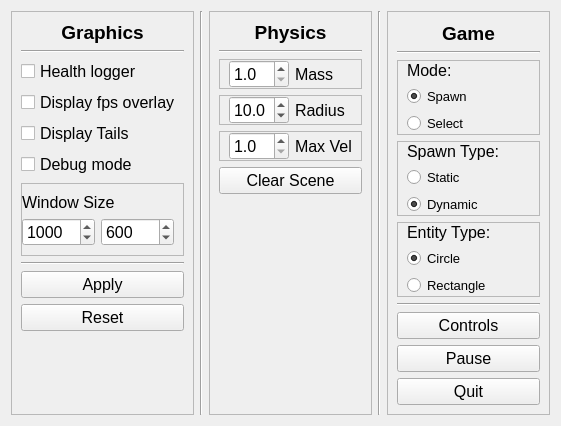
<?xml version="1.0" encoding="UTF-8"?>
<ui version="4.0">
 <class>Form</class>
 <widget class="QWidget" name="Form">
  <property name="geometry">
   <rect>
    <x>0</x>
    <y>0</y>
    <width>561</width>
    <height>426</height>
   </rect>
  </property>
  <property name="windowTitle">
   <string>Form</string>
  </property>
  <layout class="QGridLayout" name="gridLayout_2">
   <item row="1" column="2">
    <widget class="Line" name="line_4">
     <property name="orientation">
      <enum>Qt::Vertical</enum>
     </property>
    </widget>
   </item>
   <item row="1" column="3">
    <widget class="QFrame" name="frame_3">
     <property name="frameShape">
      <enum>QFrame::StyledPanel</enum>
     </property>
     <property name="frameShadow">
      <enum>QFrame::Raised</enum>
     </property>
     <layout class="QVBoxLayout" name="verticalLayout_3">
      <item>
       <widget class="QLabel" name="label_3">
        <property name="maximumSize">
         <size>
          <width>16777215</width>
          <height>30</height>
         </size>
        </property>
        <property name="font">
         <font>
          <pointsize>14</pointsize>
          <weight>75</weight>
          <bold>true</bold>
         </font>
        </property>
        <property name="text">
         <string>Physics</string>
        </property>
        <property name="alignment">
         <set>Qt::AlignBottom|Qt::AlignHCenter</set>
        </property>
       </widget>
      </item>
      <item>
       <widget class="Line" name="line_3">
        <property name="orientation">
         <enum>Qt::Horizontal</enum>
        </property>
       </widget>
      </item>
      <item>
       <widget class="QFrame" name="frame_4">
        <property name="maximumSize">
         <size>
          <width>16777215</width>
          <height>40</height>
         </size>
        </property>
        <property name="frameShape">
         <enum>QFrame::StyledPanel</enum>
        </property>
        <property name="frameShadow">
         <enum>QFrame::Raised</enum>
        </property>
        <layout class="QHBoxLayout" name="horizontalLayout">
         <property name="topMargin">
          <number>0</number>
         </property>
         <property name="rightMargin">
          <number>0</number>
         </property>
         <property name="bottomMargin">
          <number>0</number>
         </property>
         <item>
          <widget class="QDoubleSpinBox" name="mass_spinbox">
           <property name="sizePolicy">
            <sizepolicy hsizetype="Minimum" vsizetype="Fixed">
             <horstretch>0</horstretch>
             <verstretch>0</verstretch>
            </sizepolicy>
           </property>
           <property name="maximumSize">
            <size>
             <width>60</width>
             <height>16777215</height>
            </size>
           </property>
           <property name="font">
            <font>
             <pointsize>12</pointsize>
            </font>
           </property>
           <property name="decimals">
            <number>1</number>
           </property>
           <property name="minimum">
            <double>1.000000000000000</double>
           </property>
           <property name="maximum">
            <double>100000.000000000000000</double>
           </property>
          </widget>
         </item>
         <item>
          <widget class="QLabel" name="label_4">
           <property name="font">
            <font>
             <pointsize>12</pointsize>
            </font>
           </property>
           <property name="text">
            <string>Mass</string>
           </property>
          </widget>
         </item>
        </layout>
       </widget>
      </item>
      <item>
       <widget class="QFrame" name="frame_5">
        <property name="maximumSize">
         <size>
          <width>16777215</width>
          <height>40</height>
         </size>
        </property>
        <property name="frameShape">
         <enum>QFrame::StyledPanel</enum>
        </property>
        <property name="frameShadow">
         <enum>QFrame::Raised</enum>
        </property>
        <layout class="QHBoxLayout" name="horizontalLayout_2">
         <property name="topMargin">
          <number>0</number>
         </property>
         <property name="rightMargin">
          <number>0</number>
         </property>
         <property name="bottomMargin">
          <number>0</number>
         </property>
         <item>
          <widget class="QDoubleSpinBox" name="radius_spinbox">
           <property name="sizePolicy">
            <sizepolicy hsizetype="Minimum" vsizetype="Fixed">
             <horstretch>0</horstretch>
             <verstretch>0</verstretch>
            </sizepolicy>
           </property>
           <property name="maximumSize">
            <size>
             <width>60</width>
             <height>16777215</height>
            </size>
           </property>
           <property name="font">
            <font>
             <pointsize>12</pointsize>
            </font>
           </property>
           <property name="decimals">
            <number>1</number>
           </property>
           <property name="minimum">
            <double>1.000000000000000</double>
           </property>
           <property name="maximum">
            <double>100000.000000000000000</double>
           </property>
           <property name="value">
            <double>10.000000000000000</double>
           </property>
          </widget>
         </item>
         <item>
          <widget class="QLabel" name="label_5">
           <property name="font">
            <font>
             <pointsize>12</pointsize>
            </font>
           </property>
           <property name="text">
            <string>Radius</string>
           </property>
          </widget>
         </item>
        </layout>
       </widget>
      </item>
      <item>
       <widget class="QFrame" name="frame_6">
        <property name="maximumSize">
         <size>
          <width>16777215</width>
          <height>40</height>
         </size>
        </property>
        <property name="frameShape">
         <enum>QFrame::StyledPanel</enum>
        </property>
        <property name="frameShadow">
         <enum>QFrame::Raised</enum>
        </property>
        <layout class="QHBoxLayout" name="horizontalLayout_3">
         <property name="topMargin">
          <number>0</number>
         </property>
         <property name="rightMargin">
          <number>0</number>
         </property>
         <property name="bottomMargin">
          <number>0</number>
         </property>
         <item>
          <widget class="QDoubleSpinBox" name="max_vel_spinbox">
           <property name="sizePolicy">
            <sizepolicy hsizetype="Minimum" vsizetype="Fixed">
             <horstretch>0</horstretch>
             <verstretch>0</verstretch>
            </sizepolicy>
           </property>
           <property name="maximumSize">
            <size>
             <width>60</width>
             <height>16777215</height>
            </size>
           </property>
           <property name="font">
            <font>
             <pointsize>12</pointsize>
            </font>
           </property>
           <property name="decimals">
            <number>1</number>
           </property>
           <property name="minimum">
            <double>1.000000000000000</double>
           </property>
           <property name="maximum">
            <double>100000.000000000000000</double>
           </property>
          </widget>
         </item>
         <item>
          <widget class="QLabel" name="label_6">
           <property name="font">
            <font>
             <pointsize>12</pointsize>
            </font>
           </property>
           <property name="text">
            <string>Max Vel</string>
           </property>
          </widget>
         </item>
        </layout>
       </widget>
      </item>
      <item>
       <widget class="QPushButton" name="clear_scene_button">
        <property name="font">
         <font>
          <pointsize>12</pointsize>
         </font>
        </property>
        <property name="text">
         <string>Clear Scene</string>
        </property>
       </widget>
      </item>
      <item>
       <spacer name="verticalSpacer">
        <property name="orientation">
         <enum>Qt::Vertical</enum>
        </property>
        <property name="sizeHint" stdset="0">
         <size>
          <width>20</width>
          <height>40</height>
         </size>
        </property>
       </spacer>
      </item>
     </layout>
    </widget>
   </item>
   <item row="1" column="1">
    <widget class="QFrame" name="frame_2">
     <property name="frameShape">
      <enum>QFrame::StyledPanel</enum>
     </property>
     <property name="frameShadow">
      <enum>QFrame::Raised</enum>
     </property>
     <layout class="QVBoxLayout" name="verticalLayout_2">
      <item>
       <widget class="QLabel" name="label">
        <property name="maximumSize">
         <size>
          <width>16777215</width>
          <height>30</height>
         </size>
        </property>
        <property name="font">
         <font>
          <pointsize>14</pointsize>
          <weight>75</weight>
          <bold>true</bold>
         </font>
        </property>
        <property name="text">
         <string>Graphics</string>
        </property>
        <property name="alignment">
         <set>Qt::AlignBottom|Qt::AlignHCenter</set>
        </property>
       </widget>
      </item>
      <item>
       <widget class="Line" name="line">
        <property name="orientation">
         <enum>Qt::Horizontal</enum>
        </property>
       </widget>
      </item>
      <item>
       <widget class="QCheckBox" name="health_logger_checkbox">
        <property name="font">
         <font>
          <pointsize>12</pointsize>
         </font>
        </property>
        <property name="text">
         <string>Health logger</string>
        </property>
       </widget>
      </item>
      <item>
       <widget class="QCheckBox" name="fps_overlay_checkbox">
        <property name="font">
         <font>
          <pointsize>12</pointsize>
         </font>
        </property>
        <property name="text">
         <string>Display fps overlay</string>
        </property>
       </widget>
      </item>
      <item>
       <widget class="QCheckBox" name="display_tails_checkbox">
        <property name="font">
         <font>
          <pointsize>12</pointsize>
         </font>
        </property>
        <property name="text">
         <string>Display Tails</string>
        </property>
       </widget>
      </item>
      <item>
       <widget class="QCheckBox" name="debug_mode_checkbox">
        <property name="font">
         <font>
          <pointsize>12</pointsize>
         </font>
        </property>
        <property name="text">
         <string>Debug mode</string>
        </property>
       </widget>
      </item>
      <item>
       <widget class="QFrame" name="frame">
        <property name="maximumSize">
         <size>
          <width>16777215</width>
          <height>75</height>
         </size>
        </property>
        <property name="frameShape">
         <enum>QFrame::StyledPanel</enum>
        </property>
        <property name="frameShadow">
         <enum>QFrame::Raised</enum>
        </property>
        <layout class="QGridLayout" name="gridLayout">
         <property name="leftMargin">
          <number>0</number>
         </property>
         <item row="1" column="1">
          <widget class="QSpinBox" name="y_size_spinbox">
           <property name="font">
            <font>
             <pointsize>12</pointsize>
            </font>
           </property>
           <property name="minimum">
            <number>100</number>
           </property>
           <property name="maximum">
            <number>10000</number>
           </property>
           <property name="singleStep">
            <number>100</number>
           </property>
           <property name="value">
            <number>600</number>
           </property>
          </widget>
         </item>
         <item row="1" column="0">
          <widget class="QSpinBox" name="x_size_spinbox">
           <property name="font">
            <font>
             <pointsize>12</pointsize>
            </font>
           </property>
           <property name="minimum">
            <number>100</number>
           </property>
           <property name="maximum">
            <number>10000</number>
           </property>
           <property name="singleStep">
            <number>100</number>
           </property>
           <property name="value">
            <number>1000</number>
           </property>
          </widget>
         </item>
         <item row="0" column="0" colspan="2">
          <widget class="QLabel" name="label_2">
           <property name="font">
            <font>
             <pointsize>12</pointsize>
            </font>
           </property>
           <property name="text">
            <string>Window Size</string>
           </property>
          </widget>
         </item>
        </layout>
       </widget>
      </item>
      <item>
       <widget class="Line" name="line_2">
        <property name="orientation">
         <enum>Qt::Horizontal</enum>
        </property>
       </widget>
      </item>
      <item>
       <widget class="QPushButton" name="apply_button">
        <property name="font">
         <font>
          <pointsize>12</pointsize>
         </font>
        </property>
        <property name="text">
         <string>Apply</string>
        </property>
       </widget>
      </item>
      <item>
       <widget class="QPushButton" name="reset_to_defaults_button">
        <property name="font">
         <font>
          <pointsize>12</pointsize>
         </font>
        </property>
        <property name="text">
         <string>Reset</string>
        </property>
       </widget>
      </item>
      <item>
       <spacer name="verticalSpacer_2">
        <property name="orientation">
         <enum>Qt::Vertical</enum>
        </property>
        <property name="sizeHint" stdset="0">
         <size>
          <width>20</width>
          <height>40</height>
         </size>
        </property>
       </spacer>
      </item>
     </layout>
    </widget>
   </item>
   <item row="1" column="4">
    <widget class="Line" name="line_5">
     <property name="orientation">
      <enum>Qt::Vertical</enum>
     </property>
    </widget>
   </item>
   <item row="1" column="5">
    <widget class="QFrame" name="frame_7">
     <property name="frameShape">
      <enum>QFrame::StyledPanel</enum>
     </property>
     <property name="frameShadow">
      <enum>QFrame::Raised</enum>
     </property>
     <layout class="QVBoxLayout" name="verticalLayout">
      <item>
       <widget class="QLabel" name="label_7">
        <property name="maximumSize">
         <size>
          <width>16777215</width>
          <height>30</height>
         </size>
        </property>
        <property name="font">
         <font>
          <pointsize>14</pointsize>
          <weight>75</weight>
          <bold>true</bold>
         </font>
        </property>
        <property name="text">
         <string>Game</string>
        </property>
        <property name="alignment">
         <set>Qt::AlignBottom|Qt::AlignHCenter</set>
        </property>
       </widget>
      </item>
      <item>
       <widget class="Line" name="line_7">
        <property name="orientation">
         <enum>Qt::Horizontal</enum>
        </property>
       </widget>
      </item>
      <item>
       <widget class="QFrame" name="frame_8">
        <property name="frameShape">
         <enum>QFrame::StyledPanel</enum>
        </property>
        <property name="frameShadow">
         <enum>QFrame::Raised</enum>
        </property>
        <layout class="QGridLayout" name="gridLayout_3">
         <property name="topMargin">
          <number>0</number>
         </property>
         <property name="bottomMargin">
          <number>0</number>
         </property>
         <item row="1" column="0">
          <widget class="QLabel" name="label_8">
           <property name="font">
            <font>
             <pointsize>12</pointsize>
            </font>
           </property>
           <property name="text">
            <string>Mode:</string>
           </property>
          </widget>
         </item>
         <item row="3" column="0">
          <widget class="QRadioButton" name="select_mode_radio_button">
           <property name="font">
            <font>
             <pointsize>10</pointsize>
            </font>
           </property>
           <property name="text">
            <string>Select</string>
           </property>
          </widget>
         </item>
         <item row="2" column="0">
          <widget class="QRadioButton" name="spawn_mode_radio_button">
           <property name="font">
            <font>
             <pointsize>10</pointsize>
            </font>
           </property>
           <property name="text">
            <string>Spawn</string>
           </property>
           <property name="checked">
            <bool>true</bool>
           </property>
          </widget>
         </item>
        </layout>
       </widget>
      </item>
      <item>
       <widget class="QFrame" name="frame_9">
        <property name="frameShape">
         <enum>QFrame::StyledPanel</enum>
        </property>
        <property name="frameShadow">
         <enum>QFrame::Raised</enum>
        </property>
        <layout class="QGridLayout" name="gridLayout_4">
         <property name="topMargin">
          <number>0</number>
         </property>
         <property name="bottomMargin">
          <number>0</number>
         </property>
         <item row="0" column="0">
          <widget class="QLabel" name="label_9">
           <property name="font">
            <font>
             <pointsize>12</pointsize>
            </font>
           </property>
           <property name="text">
            <string>Spawn Type:</string>
           </property>
          </widget>
         </item>
         <item row="1" column="0">
          <widget class="QRadioButton" name="static_type_radio_button">
           <property name="font">
            <font>
             <pointsize>10</pointsize>
            </font>
           </property>
           <property name="text">
            <string>Static</string>
           </property>
          </widget>
         </item>
         <item row="2" column="0">
          <widget class="QRadioButton" name="dynamic_type_radio_button">
           <property name="font">
            <font>
             <pointsize>10</pointsize>
            </font>
           </property>
           <property name="text">
            <string>Dynamic</string>
           </property>
           <property name="checked">
            <bool>true</bool>
           </property>
          </widget>
         </item>
        </layout>
       </widget>
      </item>
      <item>
       <widget class="QFrame" name="frame_11">
        <property name="frameShape">
         <enum>QFrame::StyledPanel</enum>
        </property>
        <property name="frameShadow">
         <enum>QFrame::Raised</enum>
        </property>
        <layout class="QGridLayout" name="gridLayout_6">
         <property name="topMargin">
          <number>0</number>
         </property>
         <property name="bottomMargin">
          <number>0</number>
         </property>
         <item row="0" column="0">
          <widget class="QLabel" name="label_11">
           <property name="font">
            <font>
             <pointsize>12</pointsize>
            </font>
           </property>
           <property name="text">
            <string>Entity Type:</string>
           </property>
          </widget>
         </item>
         <item row="1" column="0">
          <widget class="QRadioButton" name="circle_entity_radio_button">
           <property name="font">
            <font>
             <pointsize>10</pointsize>
            </font>
           </property>
           <property name="text">
            <string>Circle</string>
           </property>
           <property name="checked">
            <bool>true</bool>
           </property>
          </widget>
         </item>
         <item row="2" column="0">
          <widget class="QRadioButton" name="rectangle_entity_radio_button">
           <property name="font">
            <font>
             <pointsize>10</pointsize>
            </font>
           </property>
           <property name="text">
            <string>Rectangle</string>
           </property>
          </widget>
         </item>
        </layout>
       </widget>
      </item>
      <item>
       <widget class="Line" name="line_6">
        <property name="orientation">
         <enum>Qt::Horizontal</enum>
        </property>
       </widget>
      </item>
      <item>
       <widget class="QPushButton" name="controls_button">
        <property name="font">
         <font>
          <pointsize>12</pointsize>
         </font>
        </property>
        <property name="text">
         <string>Controls</string>
        </property>
       </widget>
      </item>
      <item>
       <widget class="QPushButton" name="pause_button">
        <property name="font">
         <font>
          <pointsize>12</pointsize>
         </font>
        </property>
        <property name="text">
         <string>Pause</string>
        </property>
       </widget>
      </item>
      <item>
       <widget class="QPushButton" name="quit_button">
        <property name="font">
         <font>
          <pointsize>12</pointsize>
         </font>
        </property>
        <property name="text">
         <string>Quit</string>
        </property>
       </widget>
      </item>
     </layout>
    </widget>
   </item>
  </layout>
 </widget>
 <resources/>
 <connections/>
</ui>
